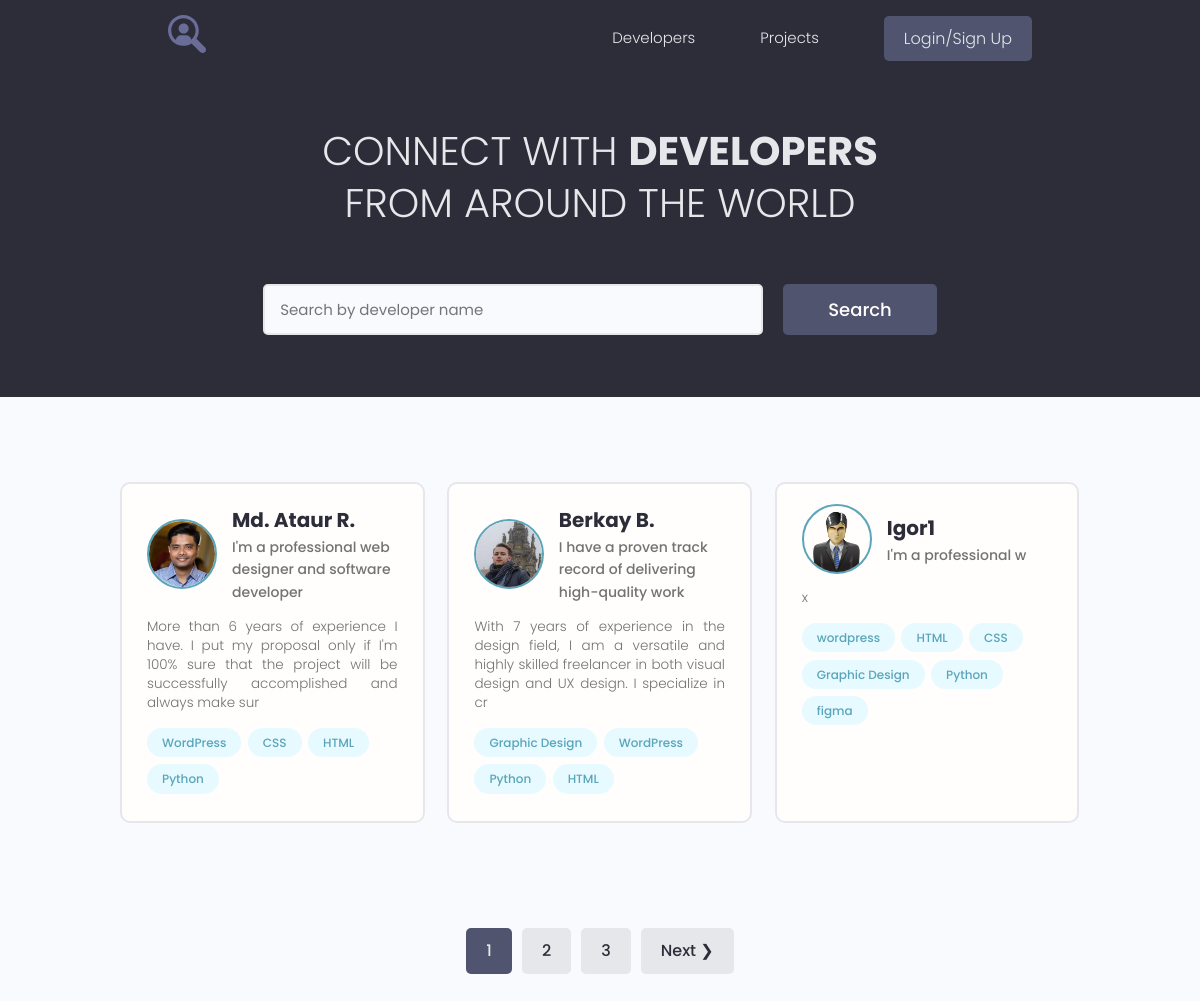
The page / on the database its author committed.
### users/models.py (models this page shows, shortened)
class Profile(models.Model):
    user = models.OneToOneField(User, on_delete=models.CASCADE, null=True, blank=True)  # связь один ко одному
    name = models.CharField(max_length=200, null=True, blank=True)
    email = models.EmailField(max_length=500, null=True, blank=True)
    username = models.CharField(max_length=200, null=True, blank=True)
    short_intro = models.CharField(max_length=200, null=True, blank=True)
    bio = models.TextField(null=True, blank=True)
    profile_image = models.ImageField(upload_to="profiles/", default="profiles/user-default.png", null=True, blank=True)
    social_github = models.CharField(max_length=200, null=True, blank=True)
    social_youtube = models.CharField(max_length=200, null=True, blank=True)
    social_website = models.CharField(max_length=200, null=True, blank=True)
    created = models.DateTimeField(auto_now_add=True)

class Skill(models.Model):
    owner = models.ForeignKey(Profile, on_delete=models.CASCADE, null=True, blank=True)
    name = models.CharField(max_length=200, null=True, blank=True)
    description = models.TextField(null=True, blank=True)
    created = models.DateTimeField(auto_now_add=True)
    def __str__(self):
        return self.name

### users/views.py (the view)
# urls.py: path('', views.profiles, name='profiles'),
def profiles(request):
    prof, search_query = search_profile(request)
    custom_range, prof = paginate_profiles(request, prof, 3)
    context = {
        'profiles': prof,
        'search_query': search_query,
        'custom_range': custom_range
    }
    return render(request, 'users/index.html', context)

### users/utils.py (called while the page is built)
def paginate_profiles(request, pr, results):
    page = request.GET.get('page')
    paginator = Paginator(pr, results)
    try:
        pr = paginator.page(page)
    except PageNotAnInteger:  # http://127.0.0.1:8000/projects/?page=assa
        page = 1
        pr = paginator.page(page)
    except EmptyPage:  # http://127.0.0.1:8000/projects/?page=100000
        page = paginator.num_pages  # последняя страница
        pr = paginator.page(page)
    left_index = int(page) - 4
    if left_index < 1:
        left_index = 1
    right_index = int(page) + 5
    if right_index > paginator.num_pages:
        right_index = paginator.num_pages + 1
    custom_range = range(left_index, right_index)
    return custom_range, pr

def search_profile(request): # поиск
    search_query = ''
    if request.GET.get('search_query'):
        search_query = request.GET.get('search_query')
    skills = Skill.objects.filter(name__icontains=search_query)
    prof = Profile.objects.distinct().filter(
        Q(name__icontains=search_query) |
        Q(short_intro__icontains=search_query) |
        Q(skill__in=skills))
    return prof, search_query

### users/templates/users/index.html (shortened to what this page needs)
{% extends 'projects/base.html' %}
{% block content %}
  <main class="home">
    <section class="hero-section text-center">
      <div class="container container--narrow">
        <div class="hero-section__box">
          <h2>CONNECT WITH <span>DEVELOPERS</span></h2>
          <h2>FROM AROUND THE WORLD</h2>
        </div>
        <div class="hero-section__search">
          <form id="search" class="form" action="{% url 'profiles' %}" method="get">
            <div class="form__field">
              <input class="input input--text" id="formInput#search" type="text" name="search_query" value="{{ search_query }}"
                placeholder="Search by developer name" />
            </div>
            <input class="btn btn--sub btn--lg" type="submit" value="Search" />
          </form>
        </div>
      </div>
    </section>
    <section class="devlist">
      <div class="container">
        <div class="grid grid--three">
          {% for profile in profiles %}
          <div class="column card">
            <div class="dev">
              <a href="{% url 'user_profile' profile.id %}" class="card__body">
                <div class="dev__profile">
                  <img class="avatar avatar--md" src="{{ profile.profile_image.url}}" alt="image" />
                  <div class="dev__meta">
                    <h3>{{profile.name}}</h3>
                    <h5>{{ profile.short_intro|slice:"60" }}</h5>
                  </div>
                </div>
                <p class="dev__info">
                {{ profile.bio|slice:"150" }}
                </p>
                <div class="dev__skills">
                  {% for skill in profile.skill_set.all %}
                  <span class="tag tag--pill tag--main">
                    <small>{{ skill }}</small>
                  </span>
                  {%endfor%}
                </div>
              </a>
            </div>
          </div>
          {% endfor %}
        </div>
      </div>
    </section>
    {% include 'projects/pagination.html' with queryset=profiles %}
  </main>
{% endblock %}

### projects/static/styles/app.css (style rules this page uses)
:root { --color-sub: #2d2d39; }
.btn--sub { background-color: var(--color-sub-light); }
.card { border: 2px solid var(--color-light); }
img { width: 100%; }
.hero-section { height: 40vh; display: flex; align-items: center; background-color: var(--color-sub); }
.hero-section__box { margin-bottom: 4rem; }
.hero-section__box > h2, .hero-section__box > h2 > span { font-size: 4rem; color: var(--color-light); line-height: 1.3; text-transform: uppercase; }
.hero-section__box > h2 { font-weight: 300; }
.hero-section__box > h2 > span { font-weight: 700; }
.hero-section__search > .form { display: flex; align-items: center; justify-content: center; gap: 2rem; }
.hero-section__search > .form input.input--text { width: 50rem; }
.devlist { margin-top: 8rem; }
.devlist .grid { align-items: stretch; }
.devlist .dev .dev__profile { display: flex; align-items: center; gap: 1.5rem; }
.devlist .dev .dev__meta h3 { color: var(--color-sub); font-size: 2rem; font-weight: 700; }
.devlist .dev .dev__meta h5 { color: var(--color-text); font-size: 1.4rem; font-weight: 500; }
.devlist .dev .dev__info { margin: 1.5rem 0; font-size: 1.35rem; line-height: 1.4; text-align: justify; }

### projects/static/uikit/styles/modules/_variables.css (style rules this page uses)
:root { --color-main: #5aa5b9; --color-main-light: #e6faff; --color-sub: #3f4156; --color-sub-light: #51546e; --color-sub-lighter: #ededfd; --color-text: #737373; --color-gray: #8b8b8b; --color-light: #e5e7eb; --color-light-gray: #767676; --color-bg: #f8fafd; --color-white: #fffefd; --color-white-light: #f3f3f3; --color-success: #359e64; --color-success-bg: #def8e8; --color-error: #fc4b0b; --color-error-bg: #fff2ee; --font-base: 'Poppins', arial, helvetica, 'Segoe UI', roboto, ubuntu, sans-serif; --font-monospace: 'Fira Code', 'Courier New', courier, monospace; --font-regular: 300; --font-medium: 500; --font-bold: 700; --generic-shadow: 1px 1px 5px #00000010; --generic-transition: all 0.3s ease-in-out; }

### projects/static/uikit/styles/modules/_base.css (style rules this page uses)
* { margin: 0; padding: 0; box-sizing: border-box; text-rendering: optimizeLegibility; color: inherit; font-size: inherit; }
html { font-size: 50%; }
@media only screen and (min-width: 480px) { html { font-size: 56.25%; } }
@media only screen and (min-width: 1200px) { html { font-size: 62.5%; } }
body { line-height: 1.6; font-weight: 400; font-size: 1.5rem; color: var(--color-text); background-color: var(--color-bg); min-height: 100vh; }

### projects/static/uikit/styles/modules/_typography.css (style rules this page uses)
* { font-family: var(--font-base); }
h2 { font-size: 3.6rem; font-weight: var(--font-bold); }
h3 { font-size: 3.2rem; font-weight: var(--font-medium); }
h5 { font-size: 2.4rem; font-weight: var(--font-medium); }
h5, h6 { font-weight: var(--font-regular); }
p, span, strong { font-size: 1.6rem; color: var(--color-text); font-weight: var(--font-regular); }
a { padding-bottom: 2px; text-decoration: none; display: inline-block; color: var(--color-main); font-weight: var(--font-medium); }

### projects/static/uikit/styles/modules/_utilities.css (style rules this page uses)
.container { width: 92%; max-width: 165rem; margin: 0 auto; box-sizing: border-box; }
.container--narrow { width: 92%; max-width: 120rem; }
@media screen and (min-width: 1000px) { .container { width: 90%; } }
@media screen and (min-width: 1000px) { .container--narrow { width: 85%; } }
@media screen and (min-width: 1200px) { .container { width: 80%; } }
@media screen and (min-width: 1200px) { .container--narrow { width: 72%; } }
.text-center { text-align: center; }

### projects/static/uikit/styles/modules/_avatar.css (style rules this page uses)
.avatar { border-radius: 50%; border: 2px solid var(--color-main); object-fit: cover; }
.avatar--md { height: 7rem; width: 7rem; }

### projects/static/uikit/styles/modules/_button.css (style rules this page uses)
.btn { display: inline-block; position: relative; cursor: pointer; background-color: var(--color-light); font-weight: var(--font-medium); color: var(--color-sub); text-decoration: none; padding: 1rem 2rem; border-radius: 0.5rem; border: none; width: -webkit-fit-content; width: -moz-fit-content; width: fit-content; height: -webkit-fit-content; height: -moz-fit-content; height: fit-content; font-size: 1.6rem; outline-width: 0; outline-color: transparent; -webkit-backface-visibility: hidden; backface-visibility: hidden; transition: all 0.3s ease-in-out; }
.btn--sub { background-color: var(--color-sub); color: var(--color-white); }
.btn--lg { font-size: 1.8rem; padding: 1.2rem 4.5rem; }

### projects/static/uikit/styles/modules/_card.css (style rules this page uses)
.card { border-radius: 1rem; background-color: var(--color-white); border: 1.5px solid var(--color-light); width: auto; height: auto; margin-top: 0.5rem; margin-bottom: 0.5rem; overflow: hidden; }
.card__body, .card__header { padding: 2rem 2.5rem; }

### rows shown on the page
Profile: profile_image (picture), name "Md. Ataur R.", short_intro "I'm a professional web designer and software developer", bio "More than 6 years of experience I have. I put my proposal only if I'm 100% sure that the project will be successfully accomplished and always make sur"
Skill: name "WordPress"
Skill: name "CSS"
Skill: name "HTML"
Skill: name "Python"
Profile: profile_image (picture), name "Berkay B.", short_intro "I have a proven track record of delivering high-quality work", bio "With 7 years of experience in the design field, I am a versatile and highly skilled freelancer in both visual design and UX design. I specialize in cr"
Skill: name "Graphic Design"
Skill: name "WordPress"
Skill: name "Python"
Skill: name "HTML"
Profile: profile_image (placeholder picture), name "Igor1", short_intro "I'm a professional w", bio "x"
Skill: name "wordpress"
Skill: name "HTML"
Skill: name "CSS"
Skill: name "Graphic Design"
Skill: name "Python"
Skill: name "figma"

### other values the page prints
{{ page }} "1"
{{ page }} "2" "3"
